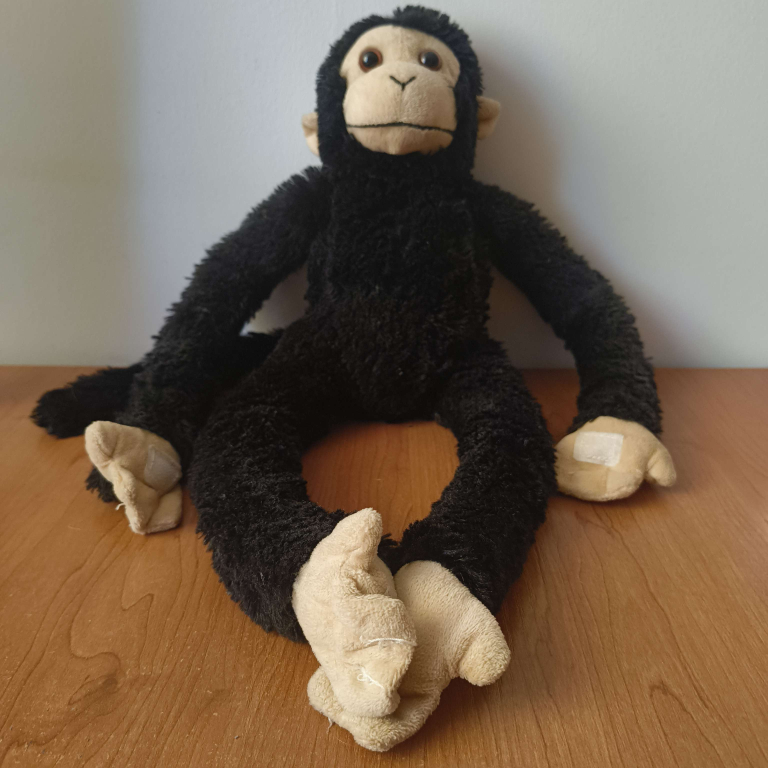
#> input picture data/raw/monke1.jpg, 3072 x 3072 px (shown at 1/4 size)
$ python cropping.py
#> lines starting #> are read from the running program, lines starting #| are printed output that depends on the picture
#> further down, img is the input picture: PIL image 3072x3072 RGB; mean R, G, B 119.5, 101.7, 83.3
from pathlib import Path
from PIL import Image

cwd        = Path(__file__).resolve().parent
input_dir  = cwd / "data" / "raw"
output_dir = cwd / "data" / "cropped"

def center_crop(img: Image.Image) -> Image.Image:
    w, h = img.size
#> w = 3072; h = 3072
    side = min(w, h)
#> side = 3072
    left = (w - side) // 2
#> left = 0
    top  = (h - side) // 2
#> top = 0
    return img.crop((left, top, left + side, top + side))

for path_in in input_dir.iterdir():
    if path_in.suffix.lower() not in {".jpg", ".jpeg", ".png"}:
        continue

    path_out = output_dir / path_in.name

    with Image.open(path_in) as img:
        img_cropped = center_crop(img)
        img_resized = img_cropped.resize((512, 512), Image.LANCZOS)
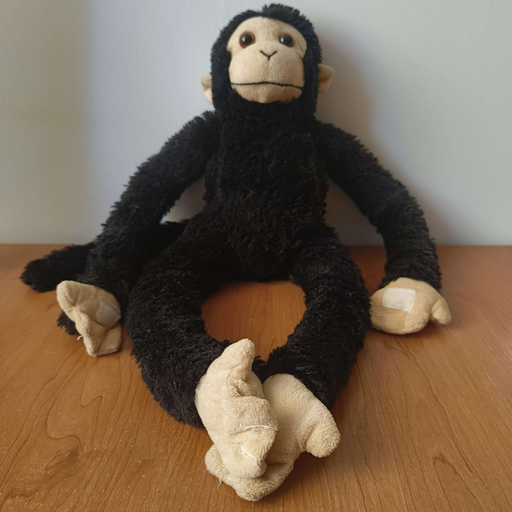
#> img_resized: PIL image 512x512 RGB; mean R, G, B 119.5, 101.7, 83.3
        img_resized.save(path_out)

    print(f"✔ {path_in.name} → {path_out}")
